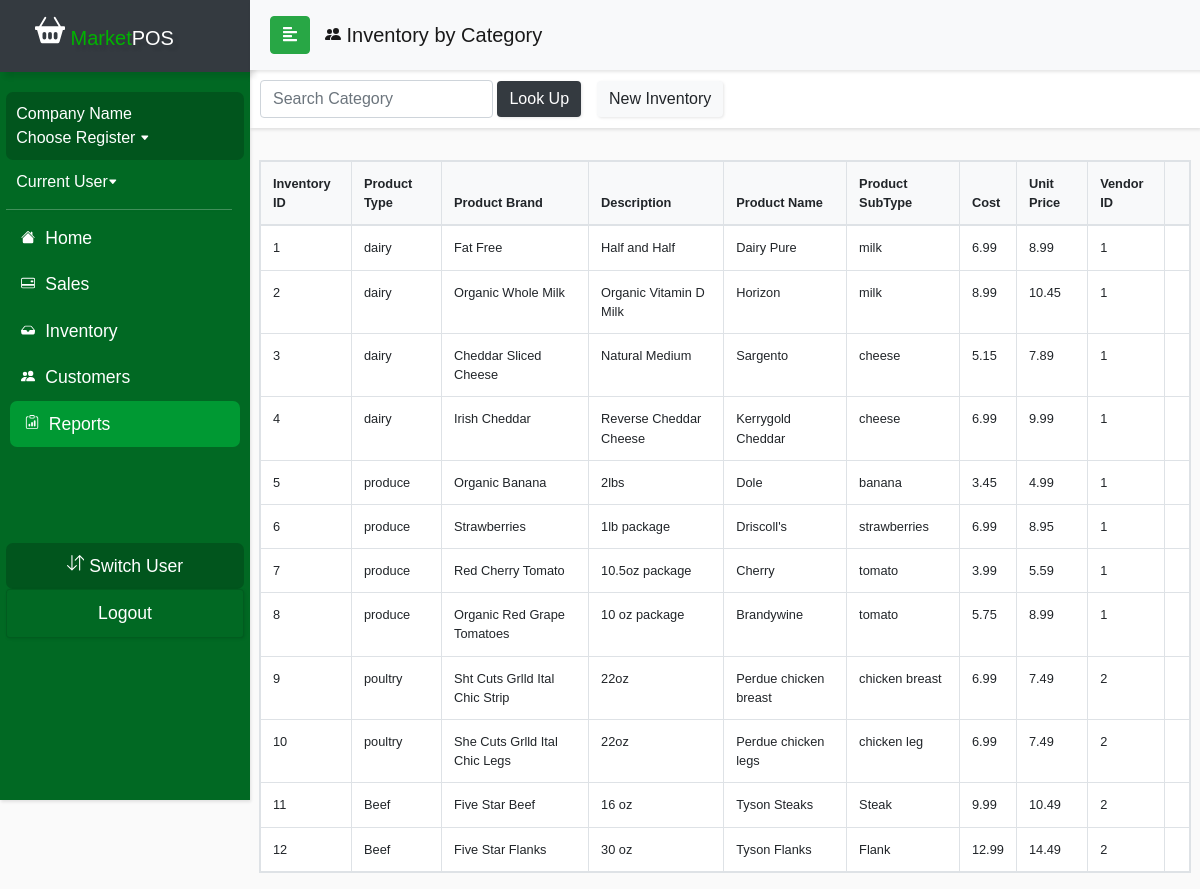
The app's page /currentDraft/reportsInvbyCategory.php with its own data.
### tables this page shows
CREATE TABLE `product_inventory` (
  `product_id` int(11) NOT NULL,
  `brand` varchar(50) NOT NULL,
  `description` varchar(50) NOT NULL,
  `productName` varchar(50) NOT NULL,
  `productType` varchar(50) NOT NULL,
  `productSubType` varchar(50) NOT NULL,
  `unit_price` float NOT NULL,
  `cost` float NOT NULL,
  `in_stock` int(11) NOT NULL,
  `vendor_id` int(11) NOT NULL
);

### currentDraft/reportsInvbyCategory.php (the view, shortened to what this page needs)
<?php
include_once('sidebarconnect.php');
$query = "SELECT * FROM product_inventory";
$result = mysqli_query($conn, $query);
?>
<!DOCTYPE html>
<html>
<head>
  <link rel="stylesheet" href="css/bootstrap.min.css">
  <link rel="stylesheet" href="userStyle2.css">
  <link rel="stylesheet" href="css/jquery.mCustomScrollbar.min.css">
</head>
<body>
<nav id="sidebar">
    <div class="sidebar-header bg-dark">
      <h1 id="brand"><span><a class="navbar-brand relative-top" href="indexDraft.php">
            <span style="color: #00b300"> Market</span>POS</a></h1>
    </div>
    <ul class="list-unstyled components">
      <li>
        <div id="usercard">
          <a href="salescontrolpanel.php#switchreg" style="font-size: 1em;"><?php if ((isset($_SESSION['emp_id'])) ) echo $row['company_name']; else  echo 'Company Name'; ?></br>
            <?php if (isset($_SESSION['register'])) echo "Register " .$_SESSION['register'];else  echo 'Choose Register'; ?> <svg width=".6em" height=".6em" viewBox="0 0 16 16" class="bi bi-caret-down-fill" fill="currentColor" xmlns="http://www.w3.org/2000/svg">
              <path d="M7.247 11.14L2.451 5.658C1.885 5.013 2.345 4 3.204 4h9.592a1 1 0 0 1 .753 1.659l-4.796 5.48a1 1 0 0 1-1.506 0z" />
            </svg></a>
        </div>
      </li>
      <li>
        <a href="employeePinLogin.php" style="font-size: 1em;"><?php if ((isset($_SESSION['emp_id']))) echo "". $row['first_name']. " " . $row['last_name'] . " ";else echo "Current User";?><svg width=".6em" height=".6em" viewBox="0 0 16 16" class="bi bi-caret-down-fill" fill="currentColor" xmlns="http://www.w3.org/2000/svg">
            <path d="M7.247 11.14L2.451 5.658C1.885 5.013 2.345 4 3.204 4h9.592a1 1 0 0 1 .753 1.659l-4.796 5.48a1 1 0 0 1-1.506 0z" />
          </svg></a>
      </li>
      <div class="justify-content-center" id="navline"></div>
      <li>
        <a href="accounthomeDraft.php">
          <span style="padding:5px;">
            </span> Home</a>
      </li>
      <li>
        <a href="salescontrolpanel.php">
          <span style="padding:5px;">
          </span> Sales</a>
      </li>
      <li>
        <a href="inventorycontrol.php">
          <span style="padding:5px;">
            </span> Inventory</a>
      </li>
      <li>
        <a href="customercontrol.php">
          <span style="padding:5px;">
            </span> Customers</a>
      </li>
            <li class="active">
                <a href="reportsControlPanel.php">
                    <span style="padding:5px;">
                        </span> Reports</a>
            </li>
      <li class="sidebar-footer">
        <div class="text-center" id="usercard">
          <a role="button" href="<?php $_SESSION['url'] = "salescontrolpanel.php" ?> employeePinLogin.php"> Switch User</a>
        </div>
      </li>
      <li>
        <div class="card text-center" id="footerbtn" style="background: #016923;">
          <a role="button" href="logout.php"> Logout</a>
        </div>
      </li>
    </ul>
  </nav>
  <div id="content">
    <nav class="navbar navbar-expand-lg navbar-light bg-light sticky-top" id="locnav">
      <div class="container-fluid">
        <button type="button" id="sidebarCollapse" class="btn btn-success">
          <i class="fas fa-align-left"></i>
        </button>
        <div class="collapse navbar-collapse" id="navbarSupportedContent">
          <ul class="nav navbar-nav mr-auto">
            <a class="navbar-brand" href="reportsControlPanel.php"> Inventory by Category</a>
          </ul>
        </div>
      </div>
    </nav>
    <nav class="navbar navbar-light" id="salespanel">
      <form class="form-inline" method="post" action="reportsInvbyCategory.php">
        <div class="nav-item" style="padding: 8px">
          <input class="form-control" name="product" placeholder="Search Category" aria-label="Search">
          <button class="btn btn-dark navbar-btn" name="submit-search"> Look Up</button>
        </div>
        <div class="nav-item mr-auto">
          <a class="btn navbar-btn btn-light" href="productindex.php" role="button"> New Inventory</a></div>
      </form>
    </nav>
    <div class="wrapper mt-3">
      <div class="row px-4 justify-content-center">
        <table class="table table-bordered table-hover mt-3 table-responsive" style="font-size:80%;">
          <thead class="bg-light">
            <tr>
              <th> Inventory ID</th>
              <th> Product Type </th>
              <th> Product Brand </th>
              <th> Description </th>
              <th> Product Name </th>
              <th> Product SubType </th>
              <th> Cost </th>
              <th> Unit Price </th>
              <th> Vendor ID </th>
              <th> </th>
            </tr>
          </thead>
          <tbody class="bg-white">
            <?php
            if (isset($_POST['submit-search'])) {
              $search = mysqli_real_escape_string($conn, $_POST['product']);
              $sql = "SELECT * FROM product_inventory WHERE productName LIKE '%$search%' OR productType LIKE '%$search%' OR productSubType LIKE '%$search%' OR vendor_id LIKE '%$search%'";
              $result = mysqli_query($conn, $sql);
              $queryResults = mysqli_num_rows($result);
              if ($queryResults > 0) {
                echo "<div class='row mt-3'>There are $queryResults results matching your search</div><br>";
                while ($row = mysqli_fetch_assoc($result)) {
                  echo "<tr><td>" . $row['product_id'] . "</td><td>"
                    . $row['productType'] . "</td><td>" . $row['brand'] . "</td><td>" . $row['description'] . "</td><td>" . $row['productName'] . "</td><td>" . $row['productSubType'] . "</td><td>"
                    . $row['cost'] . "</td><td>" . $row['unit_price'] . "</td><td>". $row['vendor_id'] . "</td><td>";
                }
              } else {
                echo "<div class='row mt-3'>There are no results matching your search</div>";
              }
            } else {
              while ($row = mysqli_fetch_assoc($result)) {
                echo "<tr><td>" . $row['product_id'] . "</td><td>"
                    . $row['productType'] . "</td><td>" . $row['brand'] . "</td><td>" . $row['description'] . "</td><td>" . $row['productName'] . "</td><td>" . $row['productSubType'] . "</td><td>"
                    . $row['cost'] . "</td><td>" . $row['unit_price'] . "</td><td>". $row['vendor_id'] . "</td><td>";
                }
            }
            ?>
          </tbody>
        </table>
      </div>
    </div>
</body>
</html>

### currentDraft/userStyle2.css (style rules this page uses)
body { font-family: 'Poppins', sans-serif; background: #fafafa; overflow-y: scroll; overflow-x: hidden; }
a, a:hover, a:focus { color: inherit; text-decoration: none; transition: all 0.3s; }
#brand { text-shadow: 5px 5px 3px rgba(0, 0, 0, 0.1); }
#locnav { position: fixed; }
#salespanel { padding: 2px 2px; margin-top: 30px; margin-left: 0px; overflow-y: scroll; }
.navbar { width: 100%; padding: 5px 5px; background: #fff; border: none; border-radius: 0; box-shadow: 1px 2px 3px rgba(0, 0, 0, 0.1); }
.navbar-brand { padding: 15px; }
.nav-item { padding: 8px; }
.navbar-btn { box-shadow: 1px 1px 3px rgba(0, 0, 0, 0.1); outline: none !important; border: none; }
#navline { margin-top: 5px; margin-bottom: 5px; width: 95%; height: 1px; border-bottom: 1px solid white; opacity: 25%; box-shadow: 1px 1px 3px rgba(0, 0, 0, 0.1); }
#sidebar { width: 250px; position: fixed; top: 0; left: 0; height: 100vh; z-index: 999; background: #016923; color: #fff; transition: all 0.3s; box-shadow: 1px 2px 3px rgba(0, 0, 0, 0.1); }
#sidebar .sidebar-header { padding-left: 20px; height: 4.5em; box-shadow: 5px 5px 5px rgba(0, 0, 0, 0.1); }
#sidebar ul.components { padding: 20px 0; margin: auto; width: 95%; }
#sidebar ul li a { padding: 10px; font-size: 1.1em; display: block; }
#sidebar ul li.active > a, a[aria-expanded="true"] { color: #fff; background: #009933; margin: auto; width: 97%; border-radius: 7px; pointer-events: none; }
#usercard { background: #01551d; border-radius: 7px; }
#footerbtn { background: #016923; box-shadow: 1px 1px 3px rgba(0, 0, 0, 0.1); }
#content { width: calc(100% - 250px); margin-top: 40px; min-height: 100vh; transition: all 0.3s; position: absolute; top: 0; right: 0; }

### records on screen
product_inventory: product_id "1", productType "dairy", brand "Fat Free", description "Half and Half", productName "Dairy Pure", productSubType "milk", cost "6.99", unit_price "8.99", vendor "1"
product_inventory: product_id "2", productType "dairy", brand "Organic Whole Milk", description "Organic Vitamin D Milk", productName "Horizon", productSubType "milk", cost "8.99", unit_price "10.45", vendor "1"
product_inventory: product_id "3", productType "dairy", brand "Cheddar Sliced Cheese", description "Natural Medium", productName "Sargento", productSubType "cheese", cost "5.15", unit_price "7.89", vendor "1"
product_inventory: product_id "4", productType "dairy", brand "Irish Cheddar", description "Reverse Cheddar Cheese", productName "Kerrygold Cheddar", productSubType "cheese", cost "6.99", unit_price "9.99", vendor "1"
product_inventory: product_id "5", productType "produce", brand "Organic Banana", description "2lbs", productName "Dole", productSubType "banana", cost "3.45", unit_price "4.99", vendor "1"
product_inventory: product_id "6", productType "produce", brand "Strawberries", description "1lb package", productName "Driscoll's", productSubType "strawberries", cost "6.99", unit_price "8.95", vendor "1"
product_inventory: product_id "7", productType "produce", brand "Red Cherry Tomato", description "10.5oz package", productName "Cherry", productSubType "tomato", cost "3.99", unit_price "5.59", vendor "1"
product_inventory: product_id "8", productType "produce", brand "Organic Red Grape Tomatoes", description "10 oz package", productName "Brandywine", productSubType "tomato", cost "5.75", unit_price "8.99", vendor "1"
product_inventory: product_id "9", productType "poultry", brand "Sht Cuts Grlld Ital Chic Strip", description "22oz", productName "Perdue chicken breast", productSubType "chicken breast", cost "6.99", unit_price "7.49", vendor "2"
product_inventory: product_id "10", productType "poultry", brand "She Cuts Grlld Ital Chic Legs", description "22oz", productName "Perdue chicken legs", productSubType "chicken leg", cost "6.99", unit_price "7.49", vendor "2"
product_inventory: product_id "11", productType "Beef", brand "Five Star Beef", description "16 oz", productName "Tyson Steaks", productSubType "Steak", cost "9.99", unit_price "10.49", vendor "2"
product_inventory: product_id "12", productType "Beef", brand "Five Star Flanks", description "30 oz", productName "Tyson Flanks", productSubType "Flank", cost "12.99", unit_price "14.49", vendor "2"
